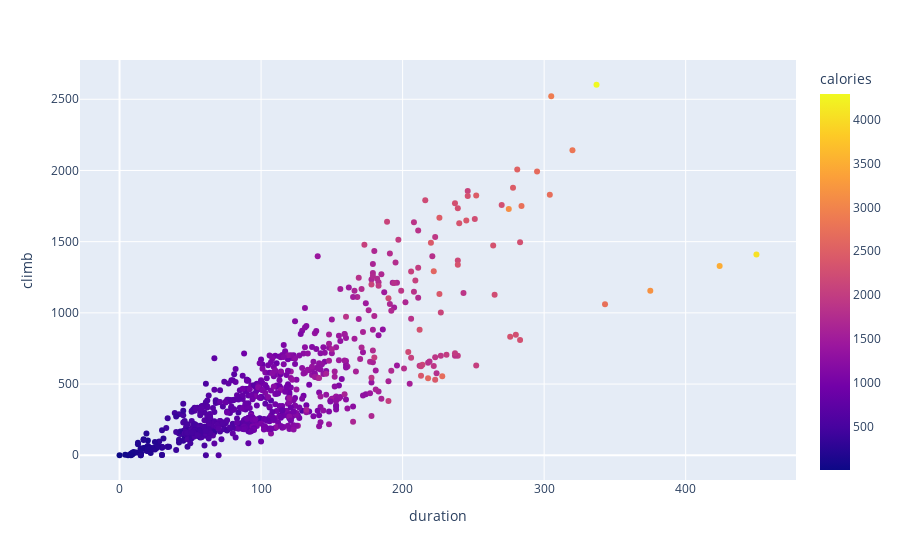

Notebook code for this chart:
### Markdown cell above
Now we'll use a scatterplot of *duration* vs *climb* to visualize differentiating characteristics of the hardest rides. Notice how the 4 longest routes follow an almost perfectly linear trend, this is easily explained because most long-distance rides cannot be achieved unless the climb is restricted to a narrow margin of m/km. 

The two most extreme combined values were reached during a race and can thus be considered outliers quite safely.

### Code cell
px.scatter(df, x='duration', y='climb', color='calories')

### Figure 1 — Plotly figure (JSON) as saved in the notebook; plotly's stock layout.template omitted (floating-point values rounded to 4 significant figures; data arrays with more than 128 entries replaced by an {"elided": "..."} marker saying what was removed)
{"data": [{"hovertemplate": "duration=%{x}<br>climb=%{y}<br>calories=%{marker.color}<extra></extra>", "legendgroup": "", "marker": {"color": {"elided": "800 int values"}, "coloraxis": "coloraxis", "symbol": "circle"}, "mode": "markers", "name": "", "orientation": "v", "showlegend": false, "type": "scatter", "x": {"elided": "800 int values"}, "xaxis": "x", "y": {"elided": "800 int values"}, "yaxis": "y"}], "layout": {"coloraxis": {"colorbar": {"title": {"text": "calories"}}, "colorscale": [[0, "#0d0887"], [0.1111, "#46039f"], [0.2222, "#7201a8"], [0.3333, "#9c179e"], [0.4444, "#bd3786"], [0.5556, "#d8576b"], [0.6667, "#ed7953"], [0.7778, "#fb9f3a"], [0.8889, "#fdca26"], [1, "#f0f921"]]}, "legend": {"tracegroupgap": 0}, "margin": {"t": 60}, "xaxis": {"anchor": "y", "domain": [0, 1], "title": {"text": "duration"}}, "yaxis": {"anchor": "x", "domain": [0, 1], "title": {"text": "climb"}}}}
